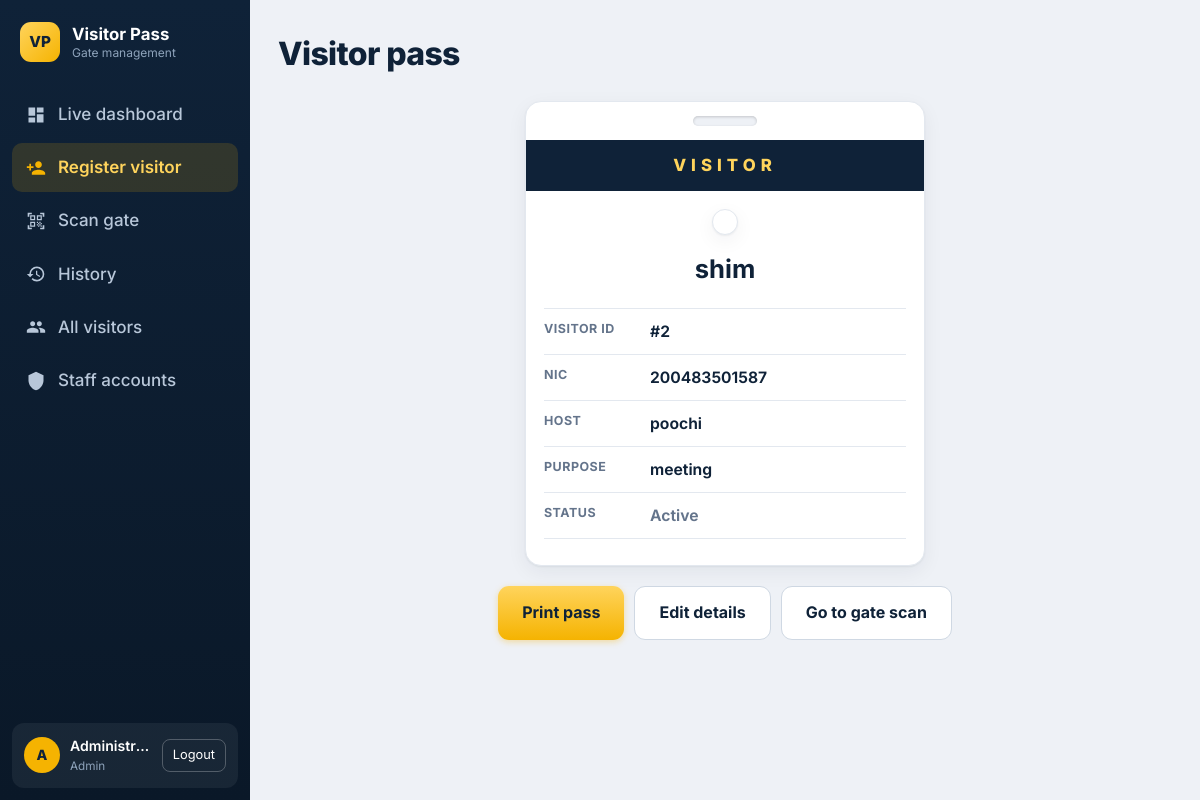
/pass.php?id=2 (signed in), run on the app's committed database.
### tables this page shows
CREATE TABLE `visitors` (
  `id` int(11) NOT NULL,
  `name` varchar(100) NOT NULL,
  `phone` varchar(20) NOT NULL,
  `email` varchar(120) DEFAULT NULL,
  `nic` varchar(20) NOT NULL,
  `purpose` varchar(200) NOT NULL,
  `host` varchar(120) NOT NULL,
  `pass_code` char(32) NOT NULL,
  `status` enum('Active','Used','Expired') NOT NULL DEFAULT 'Active',
  `created_by` int(11) DEFAULT NULL,
  `created_at` timestamp NOT NULL DEFAULT current_timestamp()
);

### pass.php (the view, shortened to what this page needs)
<?php
require 'config.php';
$s = $pdo->prepare("SELECT * FROM visitors WHERE id=?");
$s->execute([(int)$_GET['id']]);
$v = $s->fetch() ?: exit('Not found');
?>
<div class="pass card">
	<div class="tag">VISITOR</div>
	<div id="qr"></div>
	<h2><?=h($v['name'])?></h2>
	<div class="pass-details">
		<div><span>Visitor ID</span><b>#<?=$v['id']?></b></div>
		<div><span>NIC</span><b><?=h($v['nic'])?></b></div>
		<div><span>Host</span><strong><?=h($v['host'])?></strong></div>
		<div><span>Purpose</span><strong><?=h($v['purpose'])?></strong></div>
		<div><span>Status</span><strong class="muted"><?=$v['status']?></strong></div>
	</div>
</div>
<p class="actions">
	<button onclick="print()">Print pass</button>
	<a class="btn alt" href="register.php?id=<?=$v['id']?>">Edit details</a>
	<a class="btn alt" href="scan.php">Go to gate scan</a>
</p>

### assets/style.css (style rules this page uses)
:root { --ink: #0f2238; --ink2: #1b3554; --sig: #f5b301; --sig2: #ffd45c; --bg: #eef1f6; --card: #fff; --ok: #16794a; --bad: #b3261e; --line: #e3e8ef; --mut: #64748b; --side: 270px; --r: 16px; --sh: 0 1px 2px rgba(15, 34, 56, 0.06), 0 6px 20px rgba(15, 34, 56, 0.06); }
* { box-sizing: border-box; }
html { scroll-behavior: smooth; }
body { margin: 0; font: 17px/1.6 Inter, "Segoe UI", system-ui, sans-serif; background: var(--bg); color: var(--ink); -webkit-font-smoothing: antialiased; }
h2 { font-size: 1.2rem; font-weight: 700; margin: 0 0 16px; }
.card { background: var(--card); border: 1px solid var(--line); border-radius: var(--r); padding: 26px; margin-bottom: 22px; box-shadow: var(--sh); }
button, .btn { background: linear-gradient(180deg, var(--sig2), var(--sig)); color: var(--ink); border: 0; border-radius: 11px; padding: 13px 24px; font: inherit; font-size: 1rem; font-weight: 700; cursor: pointer; text-decoration: none; display: inline-flex; align-items: center; justify-content: center; gap: 8px; box-shadow: 0 2px 6px rgba(245, 179, 1, 0.35); transition: transform 0.1s, box-shadow 0.15s; }
button.alt, .btn.alt { background: #fff; border: 1.5px solid #cfd8e3; box-shadow: none; color: var(--ink); }
.muted { color: var(--mut); }
.pass { max-width: 400px; margin: 8px auto 20px; text-align: center; padding: 0 0 26px; overflow: hidden; position: relative; }
.pass::before { content: ""; display: block; width: 64px; height: 10px; border-radius: 9px; background: var(--bg); margin: 14px auto 0; box-shadow: inset 0 1px 3px rgba(0, 0, 0, 0.18); }
.pass .tag { background: var(--ink); color: var(--sig2); font-weight: 800; letter-spacing: 0.3em; padding: 12px; margin: 14px 0 18px; font-size: 1.05rem; }
#qr { display: flex; justify-content: center; margin: 0 auto 14px; padding: 12px; background: #fff; border: 1px solid var(--line); border-radius: 14px; width: fit-content; box-shadow: var(--sh); }
.pass h2 { font-size: 1.6rem; margin: 0.3em 18px 18px; }
.pass-details { margin: 0 18px; border-top: 1px solid var(--line); text-align: left; }
.pass-details div { display: grid; grid-template-columns: 92px minmax(0, 1fr); gap: 14px; align-items: start; padding: 10px 0; border-bottom: 1px solid var(--line); font-size: 0.98rem; }
.pass-details span { color: var(--mut); font-size: 0.78rem; font-weight: 700; letter-spacing: 0.04em; text-transform: uppercase; }
.pass-details b, .pass-details strong { min-width: 0; overflow-wrap: anywhere; color: var(--ink); font-weight: 650; }
.pass-details .muted { color: var(--mut); }
.actions { text-align: center; display: flex; gap: 10px; justify-content: center; flex-wrap: wrap; }
@media (max-width: 1500px) { :root { --side: 250px; } }

### data on the page
visitors: name "shim", id "2", nic "200483501587", host "poochi", purpose "meeting", status "Active"

### other printed values
$n[0] "Live dashboard"
$n[0] "Register visitor"
$n[0] "Scan gate"
$n[0] "History"
$n[0] "All visitors"
$n[0] "Staff accounts"
substr($u['name'], 0, 1) "A"
$u['name'] "Administr…"
$u['role'] "Admin"
$t "Visitor pass"
